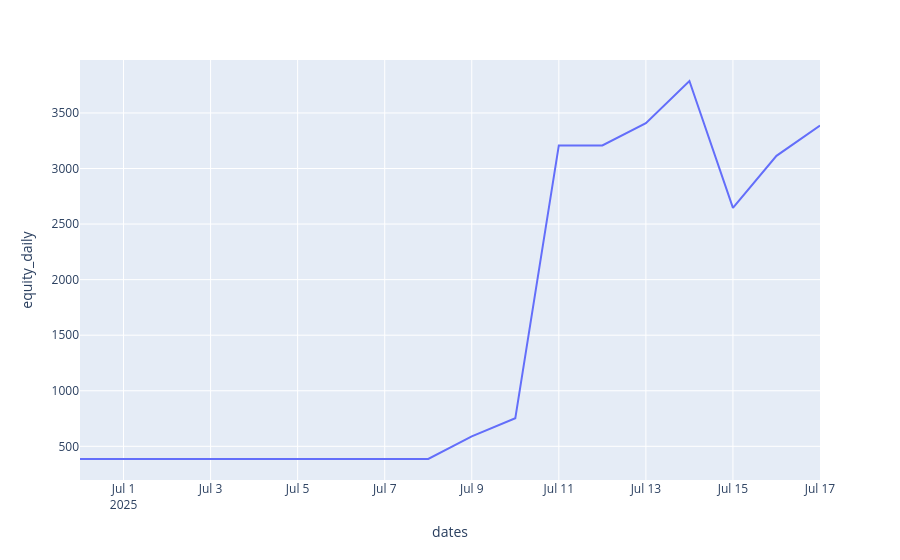

Write notebook code for a chart like this one.
### Markdown cell above
## Plotting daily profit / equity line

### Code cell
# Plotting equity line (starting with 0 on day 1 and adding daily profit for each backtested day)

import pandas as pd
import plotly.express as px

from freqtrade.configuration import Configuration
from freqtrade.data.btanalysis import load_backtest_stats


# strategy = 'SampleStrategy'
# config = Configuration.from_files(["user_data/config.json"])
# backtest_dir = config["user_data_dir"] / "backtest_results"

stats = load_backtest_stats(backtest_dir)
strategy_stats = stats["strategy"][strategy]

df = pd.DataFrame(columns=["dates", "equity"], data=strategy_stats["daily_profit"])
df["equity_daily"] = df["equity"].cumsum()

fig = px.line(df, x="dates", y="equity_daily")
fig.show()

### Figure 1 — Plotly figure (JSON) as saved in the notebook; plotly's stock layout.template omitted (floating-point values rounded to 4 significant figures)
{"data": [{"hovertemplate": "dates=%{x}<br>equity_daily=%{y}<extra></extra>", "legendgroup": "", "line": {"color": "#636efa", "dash": "solid"}, "marker": {"symbol": "circle"}, "mode": "lines", "name": "", "orientation": "v", "showlegend": false, "type": "scatter", "x": ["2025-06-30", "2025-07-01", "2025-07-02", "2025-07-03", "2025-07-04", "2025-07-05", "2025-07-06", "2025-07-07", "2025-07-08", "2025-07-09", "2025-07-10", "2025-07-11", "2025-07-12", "2025-07-13", "2025-07-14", "2025-07-15", "2025-07-16", "2025-07-17"], "xaxis": "x", "y": [385.9, 385.9, 385.9, 385.9, 385.9, 385.9, 385.9, 385.9, 385.9, 589.6, 752.2, 3208.0, 3208.0, 3408.0, 3788.0, 2646.0, 3114.0, 3387.0], "yaxis": "y"}], "layout": {"legend": {"tracegroupgap": 0}, "margin": {"t": 60}, "xaxis": {"anchor": "y", "domain": [0, 1], "title": {"text": "dates"}}, "yaxis": {"anchor": "x", "domain": [0, 1], "title": {"text": "equity_daily"}}}}
